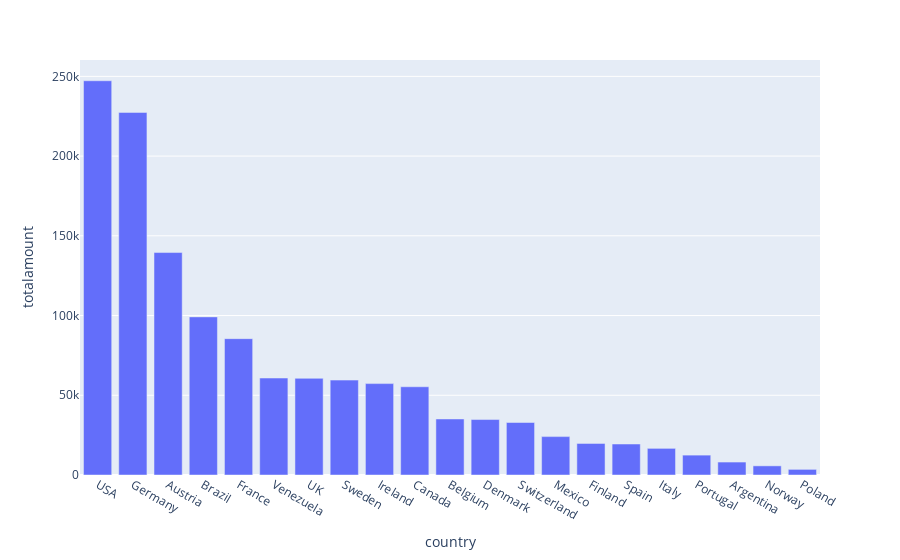
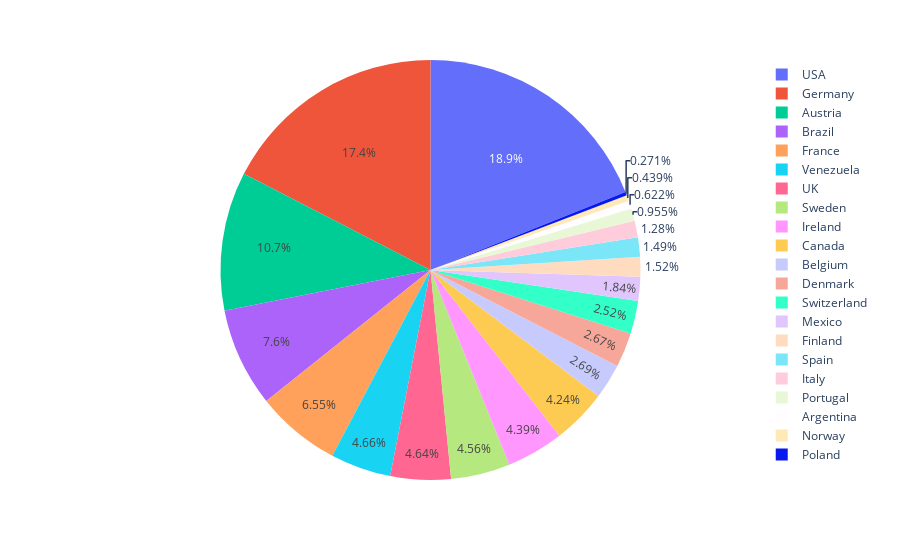

These figures' notebook cell, in order:
### Code cell
plot('country')

### Figure 1 — Plotly figure (JSON) as saved in the notebook; plotly's stock layout.template omitted (floating-point values rounded to 4 significant figures)
{"data": [{"alignmentgroup": "True", "hovertemplate": "country=%{x}<br>totalamount=%{y}<extra></extra>", "legendgroup": "", "marker": {"color": "#636efa", "pattern": {"shape": ""}}, "name": "", "offsetgroup": "", "orientation": "v", "showlegend": false, "textposition": "auto", "type": "bar", "x": ["USA", "Germany", "Austria", "Brazil", "France", "Venezuela", "UK", "Sweden", "Ireland", "Canada", "Belgium", "Denmark", "Switzerland", "Mexico", "Finland", "Spain", "Italy", "Portugal", "Argentina", "Norway", "Poland"], "xaxis": "x", "y": [247200.0, 227400.0, 139500.0, 99160.0, 85500.0, 60810.0, 60620.0, 59520.0, 57320.0, 55330.0, 35130.0, 34780.0, 32920.0, 24070.0, 19780.0, 19430.0, 16710.0, 12470.0, 8119.0, 5735.0, 3532.0], "yaxis": "y"}], "layout": {"barmode": "relative", "legend": {"tracegroupgap": 0}, "margin": {"t": 60}, "xaxis": {"anchor": "y", "domain": [0, 1], "title": {"text": "country"}}, "yaxis": {"anchor": "x", "domain": [0, 1], "title": {"text": "totalamount"}}}}

### Figure 2 — Plotly figure (JSON) as saved in the notebook; plotly's stock layout.template omitted (floating-point values rounded to 4 significant figures)
{"data": [{"domain": {"x": [0, 1], "y": [0, 1]}, "hovertemplate": "country=%{label}<br>totalamount=%{value}<extra></extra>", "labels": ["USA", "Germany", "Austria", "Brazil", "France", "Venezuela", "UK", "Sweden", "Ireland", "Canada", "Belgium", "Denmark", "Switzerland", "Mexico", "Finland", "Spain", "Italy", "Portugal", "Argentina", "Norway", "Poland"], "legendgroup": "", "name": "", "showlegend": true, "type": "pie", "values": [247200.0, 227400.0, 139500.0, 99160.0, 85500.0, 60810.0, 60620.0, 59520.0, 57320.0, 55330.0, 35130.0, 34780.0, 32920.0, 24070.0, 19780.0, 19430.0, 16710.0, 12470.0, 8119.0, 5735.0, 3532.0]}], "layout": {"legend": {"tracegroupgap": 0}, "margin": {"t": 60}}}
